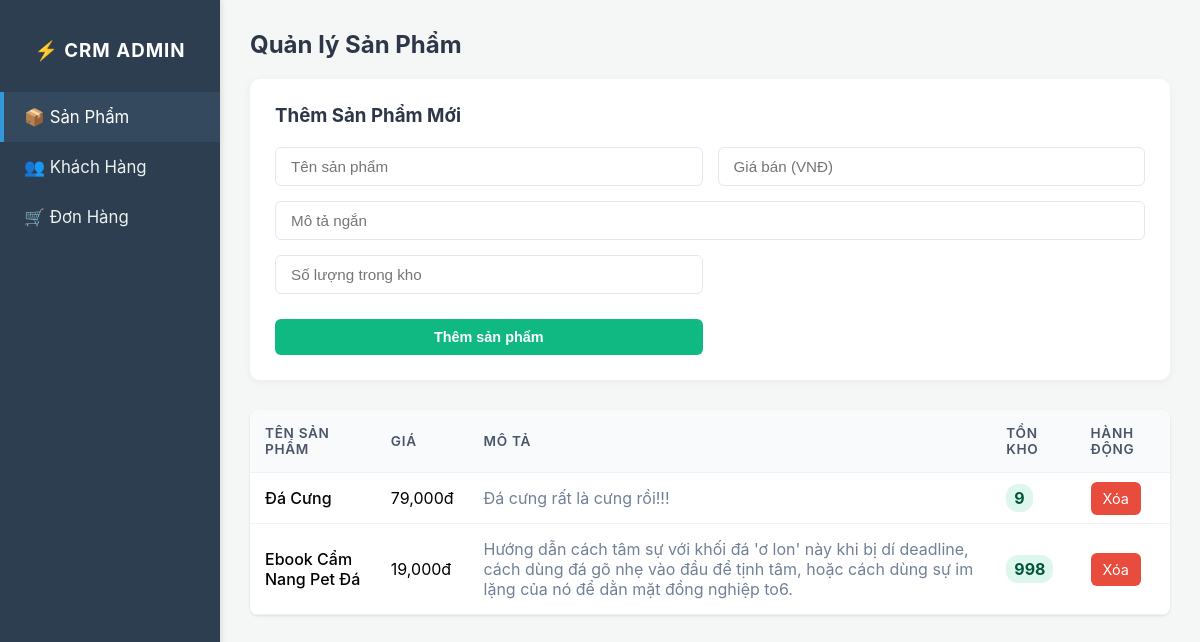
The page /admin on the database its author committed.
### tables this page shows
CREATE TABLE products (
    id INTEGER PRIMARY KEY AUTOINCREMENT,
    name TEXT NOT NULL,
    price REAL NOT NULL,
    description TEXT,
    stock INTEGER DEFAULT 0
);

### app_backup_sqlite.py (the view)
@app.route('/admin')
def admin():
    tab = request.args.get('tab', 'products')
    db = get_db()
    products = db.execute('SELECT * FROM products').fetchall()
    customers = db.execute('SELECT * FROM customers').fetchall()
    orders = db.execute('''
        SELECT orders.*, customers.name as customer_name, products.name as product_name
        FROM orders
        LEFT JOIN customers ON orders.customer_id = customers.id
        LEFT JOIN products ON orders.product_id = products.id
        ORDER BY orders.id DESC
    ''').fetchall()
    return render_template('admin.html', tab=tab, products=products, customers=customers, orders=orders)

### app_backup_sqlite.py (called while the page is built)
def get_db():
    db = getattr(g, '_database', None)
    if db is None:
        db = g._database = sqlite3.connect(DATABASE)
        db.row_factory = sqlite3.Row
    return db

@app.teardown_appcontext
def close_connection(exception):
    db = getattr(g, '_database', None)
    if db is not None:
        db.close()

### templates/admin.html (shortened to what this page needs)
<!DOCTYPE html>
<html>
<head>
</head>
<body>
    <div class="sidebar">
        <h3>⚡ CRM ADMIN</h3>
        <a href="?tab=products" class="{% if tab == 'products' %}active{% endif %}">📦 Sản Phẩm</a>
        <a href="?tab=customers" class="{% if tab == 'customers' %}active{% endif %}">👥 Khách Hàng</a>
        <a href="?tab=orders" class="{% if tab == 'orders' %}active{% endif %}">🛒 Đơn Hàng</a>
    </div>
    <div class="content">
        {% if tab == 'products' %}
        <h2 style="color: #2d3748; margin-top:0;">Quản lý Sản Phẩm</h2>
        <div class="card">
            <h3>Thêm Sản Phẩm Mới</h3>
            <form action="/admin/product/add" method="POST">
                <input type="text" name="name" placeholder="Tên sản phẩm" required>
                <input type="number" name="price" placeholder="Giá bán (VNĐ)" required>
                <input type="text" name="description" placeholder="Mô tả ngắn" class="full-width">
                <input type="number" name="stock" placeholder="Số lượng trong kho" required>
                <div></div>
                <button type="submit" class="btn btn-add">Thêm sản phẩm</button>
            </form>
        </div>
        <table>
            <tr><th>Tên Sản Phẩm</th><th>Giá</th><th>Mô tả</th><th>Tồn kho</th><th>Hành động</th></tr>
            {% for p in products %}
            <tr>
                <td style="font-weight: 500;">{{ p.name }}</td>
                <td>{{ "{:,.0f}".format(p.price) }}đ</td>
                <td style="color: #718096;">{{ p.description }}</td>
                <td><span style="background: {% if p.stock > 0 %}#def7ec; color:#03543f{% else %}#fde8e8; color:#9b1c1c{% endif %}; padding: 4px 8px; border-radius: 12px; font-weight: bold;">{{ p.stock }}</span></td>
                <td><a href="/admin/product/delete/{{ p.id }}" class="btn">Xóa</a></td>
            </tr>
            {% else %}
            <tr><td colspan="5" style="text-align:center; padding: 30px; color: #a0aec0;">Chưa có sản phẩm nào. Hãy thêm một sản phẩm!</td></tr>
            {% endfor %}
        </table>
        {% endif %}
    </div>
</body>
</html>

### templates/admin.html (style rules this page uses)
body { font-family: -apple-system, BlinkMacSystemFont, "Segoe UI", Roboto, Helvetica, Arial, sans-serif; margin: 0; background-color: #f4f7f6; }
.sidebar { width: 220px; background: #2c3e50; color: white; position: fixed; height: 100%; padding-top: 20px; box-shadow: 2px 0 5px rgba(0,0,0,0.1); }
.sidebar h3 { text-align: center; margin-bottom: 30px; letter-spacing: 1px; }
.sidebar a { display: block; padding: 15px 20px; color: #ecf0f1; text-decoration: none; font-size: 1.05rem; border-left: 4px solid transparent; transition: all 0.3s; }
.sidebar a:hover, .sidebar a.active { background: #34495e; border-left-color: #3498db; color: white; }
.content { margin-left: 220px; padding: 30px; }
table { width: 100%; border-collapse: collapse; background: white; margin-top: 20px; box-shadow: 0 1px 3px rgba(0,0,0,0.1); border-radius: 8px; overflow: hidden; }
th, td { padding: 15px; border-bottom: 1px solid #edf2f7; text-align: left; }
th { background: #f8fafc; color: #4a5568; font-weight: 600; text-transform: uppercase; font-size: 0.85rem; letter-spacing: 0.05em; }
.btn { padding: 8px 12px; background: #e74c3c; color: white; text-decoration: none; border-radius: 6px; border: none; cursor: pointer; font-size: 0.9rem; transition: background 0.2s; }
.btn-add { background: #10b981; padding: 10px 20px; font-weight: bold; width: auto; margin-top: 10px; }
.card { background: white; padding: 25px; border-radius: 10px; box-shadow: 0 2px 10px rgba(0,0,0,0.05); margin-bottom: 30px; }
.card h3 { margin-top: 0; color: #2d3748; margin-bottom: 20px; }
form { display: grid; grid-template-columns: 1fr 1fr; gap: 15px; }
.full-width { grid-column: span 2; }
input, select { padding: 10px 15px; width: 100%; box-sizing: border-box; border: 1px solid #e2e8f0; border-radius: 6px; font-size: 0.95rem; }

### rows shown on the page
products: name "Đá Cưng", price "79,000", description "Đá cưng rất là cưng rồi!!!", stock "9"
products: name "Ebook Cẩm Nang Pet Đá", price "19,000", description "Hướng dẫn cách tâm sự với khối đá 'ơ lon' này khi bị dí deadline, cách dùng đá gõ nhẹ vào đầu để tịnh tâm, hoặc cách dùng sự im lặng của nó để dằn mặt đồng nghiệp to6.", stock "998"
